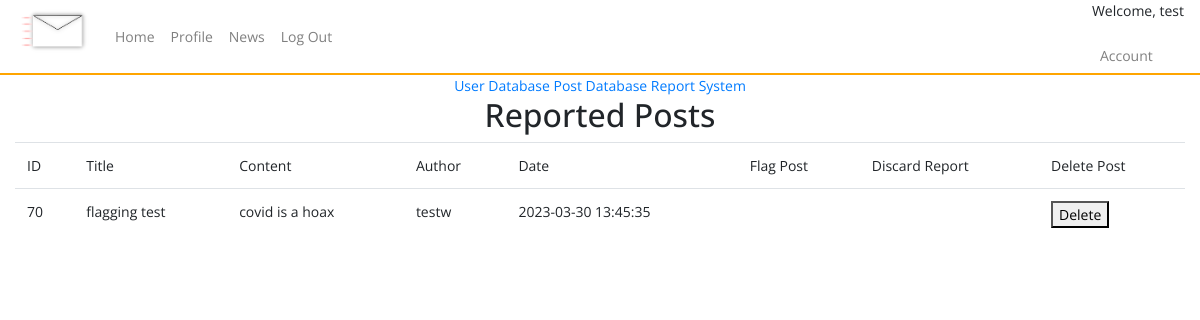
Before: /admin/reports (signed in) with the older database file.
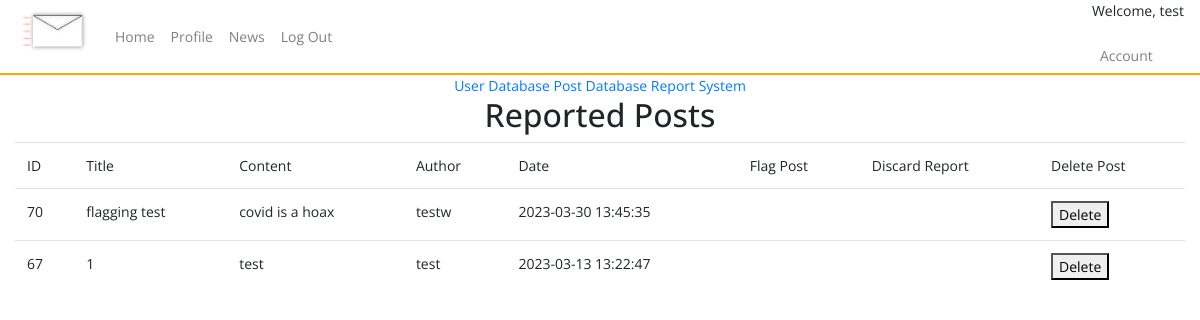
After: the same page with the newer database file.
### tables this page shows
CREATE TABLE posts (
    ID INTEGER PRIMARY KEY AUTOINCREMENT,
    title TEXT NOT NULL,
    content TEXT NOT NULL,
    by_user TEXT NOT NULL,
    created_at timestamp default current_timestamp
, userID integer, flag_covid text, blacklisted text, flag_vaccine text, flag_tests text, flag_cures text, reported int);

### app.py (the view)
@app.route ("/admin/reports")
def admin_reports():
    if not session.get('username'):
        return redirect(url_for('home'))
    report_table=query_db('SELECT * FROM posts WHERE reported = 1 ORDER BY created_at DESC')
    return render_template("report_database.html", report_table=report_table)

### app.py (called while the page is built)
def query_db(query, args=(), one=False):
    con = g._database = sqlite3.connect(DATABASE)
    con.row_factory = sqlite3.Row
    cur = con.execute(query, args)
    rv = cur.fetchall()
    cur.close()
    return (rv[0] if rv else None) if one else rv

### templates/report_database.html (shortened to what this page needs)
{% include "admin.html" %}
<center><h2>Reported Posts</h2></center>
<div class="container-fluid col">
    <table class="table">
        <tr>
            <td>ID</td>
            <td>Title</td>
            <td>Content</td>
            <td>Author</td>
            <td>Date</td>
            <td>Flag Post</td>
            <td>Discard Report</td>
            <td>Delete Post</td>
        </tr>
        <tr>
            {% for post in report_table %}
            <td>{{post.ID}}</td>
            <td>{{post.title}}</td>
            <td>{{post.content}}</td>
            <td>{{post.by_user}}</td>
            <td>{{post.created_at}}</td>
            <td></td>
            <td></td>
            <td><button type="button" onClick="{{url_for}}">Delete</td></tr>
            {% endfor %}
        </table>
    </div>

### templates/admin.html (shortened to what this page needs)
{% include "layout.html" %}
{% include "nav.html" %}
<body>
    <div class="container-fluid">
        <div class="row">
            <div class="col text-center">
                <a class="admin_link" href="{{ url_for('admin_user') }}">User Database</a>
                <a class="admin_link" href="{{ url_for('admin_posts') }}">Post Database</a>
                <a class="admin_link" href="{{ url_for('admin_reports') }}">Report System</a>
            </div>
        </div>
    </div>
</body>

### templates/layout.html (shortened to what this page needs)
<!doctype html>
<head>
  <link href="{{ url_for('static', filename='css/bootstrap.min.css') }}" rel="stylesheet">
  <link href="{{ url_for('static', filename='css/style.css') }}" rel="stylesheet">
  <link href="https://cdnjs.cloudflare.com/ajax/libs/toastr.js/latest/toastr.min.css" rel="stylesheet">
</head>

### templates/nav.html (shortened to what this page needs)
<nav class="navbar nav-main navbar-expand-lg navbar-light">
    <a class="navbar-brand">
      <img src="{{url_for('static', filename='assets/logo.png')}}" alt="logo" style="height: 75px;">
    </a>
    <div class="collapse navbar-collapse" id="navbarNav">
      <ul class="navbar-nav">
        <li class="nav-item">
          <a class="nav-link" href="{{ url_for('posts') }}">Home</a>
        </li>
        <li class="nav-item">
          <a class="nav-link" href="{{ url_for('profile') }}">Profile</a>
        </li>
        <li class="nav-item">
          <a class="nav-link" href="{{ url_for('news') }}">News</a>
        </li>
        <li class="nav-item">
          <a class="nav-link" href="{{ url_for('logout') }}">Log Out</a>
        </li>
      </ul>
    </div>
    <div class="welcome-session">
      <p>Welcome, {{session.username}}</p>
      <ul class="navbar-nav">
        <li class="nav-item">
          <a class="nav-link" href="{{ url_for('account_settings') }}">Account</a>
        </li>
      </ul>
    </div>
  </nav>

### static/css/style.css (style rules this page uses)
body { font-family: 'Open Sans', sans-serif; font-weight: 400px; font-size: 14px; }
.nav-main { background-color: rgb(255, 255, 255); border-bottom: 2px solid orange; height: 75px; }
.welcome-session { text-align: right; }
.table { margin-left: auto; margin-right: auto; }

Changed rows visible on the page:
now on this page (row edited): posts: ID "67", title "1", content "test", by_user "test", created_at "2023-03-13 13:22:47"
